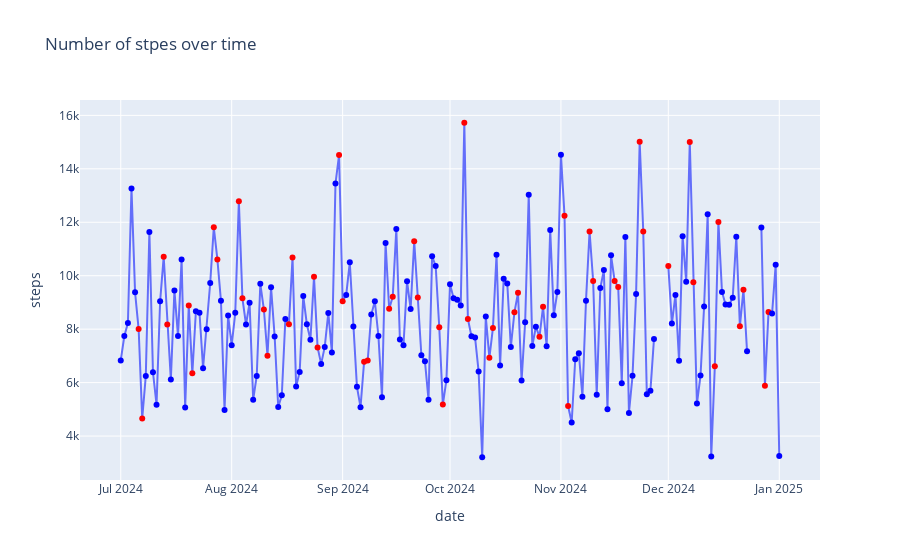

Notebook code cell kept with this figure:
### Code cell
#line chart of the number of steps over time with markers for weekends
fig = px.line(fitness_data, x='date',y='steps',title = 'Number of stpes over time', markers = True)
fig.update_traces(marker = dict(color=fitness_data['is_weekend'].map({True: 'red',False: 'blue'})))
fig.show()

### Figure 1 — Plotly figure (JSON) as saved in the notebook; plotly's stock layout.template omitted (floating-point values rounded to 4 significant figures; data arrays with more than 128 entries replaced by an {"elided": "..."} marker saying what was removed)
{"data": [{"hovertemplate": "date=%{x}<br>steps=%{y}<extra></extra>", "legendgroup": "", "line": {"color": "#636efa", "dash": "solid"}, "marker": {"color": {"elided": "185 str values"}, "symbol": "circle"}, "mode": "lines+markers", "name": "", "orientation": "v", "showlegend": false, "type": "scatter", "x": {"elided": "185 str values"}, "xaxis": "x", "y": {"elided": "185 float values"}, "yaxis": "y"}], "layout": {"legend": {"tracegroupgap": 0}, "title": {"text": "Number of stpes over time"}, "xaxis": {"anchor": "y", "domain": [0, 1], "title": {"text": "date"}}, "yaxis": {"anchor": "x", "domain": [0, 1], "title": {"text": "steps"}}}}
